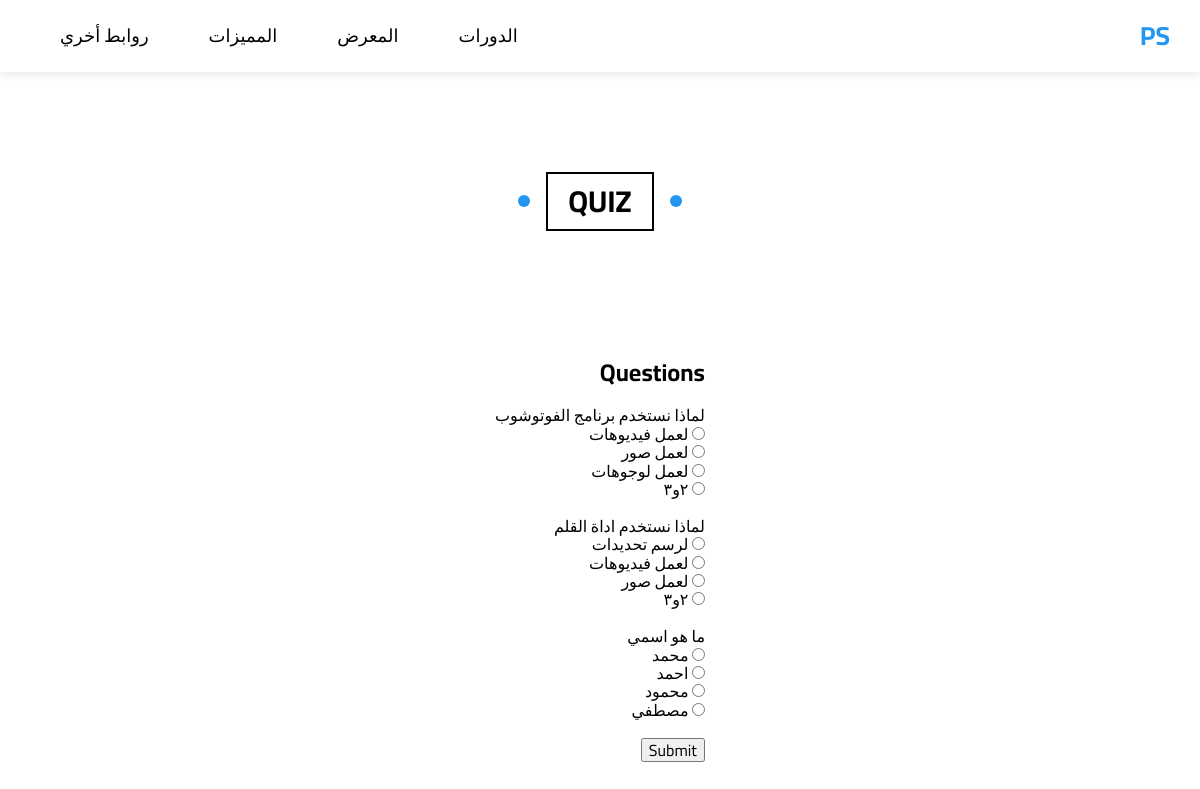
Screenshot of /ar/q1 (signed in) with the database file from the repository.
### UserView/models.py (models this page shows, shortened)
class Question(models.Model):
    q = models.TextField()
    q_option1 = models.CharField(max_length=100)
    q_option2 = models.CharField(max_length=100)
    q_option3 = models.CharField(max_length=100)
    q_option4 = models.CharField(max_length=100)
    correct_answer_q = models.CharField(max_length=100)

### UserView/views.py (the view)
# urls.py: path('q1', views.q1, name='q1'),
@login_required(login_url='login')
def q1(request):
    if request.method == 'POST':
        score = 0
        quiz = Quiz.objects.get(name='q1')
        correct_answers = [question.correct_answer_q for question in quiz.questions.all()]
        for i in range(1, len(correct_answers) + 1):
            question_answer = request.POST.get(f'question{i}')
            if question_answer and question_answer == correct_answers[i - 1]:
                score += 1
        total_questions = len(correct_answers)
        percentage_score = (score / total_questions) * 100
        if percentage_score <= 50:
            return redirect('d11')
        elif 50 < percentage_score < 75:
            User = get_user_model()
            user = User.objects.get(email=request.user.email)
            user.d1 = True
            user.save()
            return redirect('d12')
        else:
            User = get_user_model()
            user = User.objects.get(email=request.user.email)
            user.d1 = True
            user.save()
            return redirect('d13')
    else:
        quiz = Quiz.objects.get(name='q1')
        questions = {}
        for idx, question in enumerate(quiz.questions.all(), start=1):
            options = [
                question.q_option1,
                question.q_option2,
                question.q_option3,
                question.q_option4
            ]
            questions[idx] = {'question': question.q, 'options': options}
        return render(request, 'UserView/quiz.html', {'questions': questions, 'quiz': 'q1'})

### templates/UserView/quiz.html (shortened to what this page needs)
{% extends 'UserView/base.html' %}
{% load static %}
{% block content %}
<div class="articles" id="articles">
  <h2 class="main-title">Quiz</h2>
  <div class="container" style="display: flex; align-items: center; justify-content: center; flex-direction: column; width: 720px; height: 480px;">
    <form method="post" action="{% url quiz %}">
      <h2>Questions</h2>
      {% for question_number, question in questions.items %}
      <label for="question{{ question_number }}">{{ question.question }}</label><br>
      <input type="radio" id="q{{ question_number }}_option1" name="question{{ question_number }}" value="{{ question.options.0 }}">
      <label for="q{{ question_number }}_option1">{{ question.options.0 }}</label><br>
      <input type="radio" id="q{{ question_number }}_option2" name="question{{ question_number }}" value="{{ question.options.1 }}">
      <label for="q{{ question_number }}_option2">{{ question.options.1 }}</label><br>
      <input type="radio" id="q{{ question_number }}_option3" name="question{{ question_number }}" value="{{ question.options.2 }}">
      <label for="q{{ question_number }}_option3">{{ question.options.2 }}</label><br>
      <input type="radio" id="q{{ question_number }}_option4" name="question{{ question_number }}" value="{{ question.options.3 }}">
      <label for="q{{ question_number }}_option4">{{ question.options.3 }}</label><br>
      <br>
      {% endfor %}
      <input type="submit" value="Submit">
    </form>
  </div>
</div>
{% endblock %}

### templates/UserView/base.html (shortened to what this page needs)
<!DOCTYPE html>
<html lang="en">
  {% load static %}
  <head>
    <link rel="stylesheet" href="{% static 'css/normalize.css' %}" />
    <link rel="stylesheet" href="{% static 'css/elzero.css' %}" />
    <link rel="stylesheet" href="{% static 'css/ar.css' %}" />
    <link rel="stylesheet" href="{% static 'css/videos.css' %}">
    <link rel="stylesheet" href="{% static 'css/all.min.css' %}" />
  </head>
  <body>
    <div class="header" id="header">
      <div class="container">
        <a href="/#" class="logo">PS</a>
        <ul class="main-nav">
          <li><a href="/#articles">الدورات</a></li>
          <li><a href="/#gallery">المعرض</a></li>
          <li><a href="/#features">المميزات</a></li>
          <li>
            <a href="#">روابط أخري</a>
          </li>
        </ul>
      </div>
    </div>
    {% block content %}{% endblock %}
  </body>

### static/css/elzero.css (style rules this page uses)
* { -webkit-box-sizing: border-box; -moz-box-sizing: border-box; box-sizing: border-box; }
:root { --main-color: #2196f3; --main-color-alt: #1787e0; --main-transition: 0.3s; --main-padding-top: 100px; --main-padding-bottom: 100px; --section-background: #ececec; }
html { scroll-behavior: smooth; }
body { font-family: "Cairo", sans-serif; }
a { text-decoration: none; }
ul { list-style: none; margin: 0; padding: 0; }
.container { padding-left: 15px; padding-right: 15px; margin-left: auto; margin-right: auto; }
@media (min-width: 768px) { .container { width: 750px; } }
@media (min-width: 992px) { .container { width: 970px; } }
@media (min-width: 1200px) { .container { width: 1170px; } }
.main-title { text-transform: uppercase; margin: 0 auto 80px; border: 2px solid black; padding: 10px 20px; font-size: 30px; width: fit-content; position: relative; z-index: 1; transition: var(--main-transition); }
.main-title::before, .main-title::after { content: ""; width: 12px; height: 12px; background-color: var(--main-color); position: absolute; border-radius: 50%; top: 50%; transform: translateY(-50%); }
.main-title::before { left: -30px; }
.main-title::after { right: -30px; }
.header { background-color: white; position: relative; -webkit-box-shadow: 0 0 10px #ddd; -moz-box-shadow: 0 0 10px #ddd; box-shadow: 0 0 10px #ddd; }
.header .container { display: flex; justify-content: space-between; align-items: center; flex-wrap: wrap; position: relative; }
.header .logo { color: var(--main-color); font-size: 26px; font-weight: bold; height: 72px; display: flex; justify-content: center; align-items: center; }
.header .main-nav { display: flex; }
.header .main-nav > li > a { display: flex; justify-content: center; align-items: center; height: 72px; position: relative; color: black; padding: 0 30px; overflow: hidden; font-size: 18px; transition: var(--main-transition); }
.header .main-nav > li > a::before { content: ""; position: absolute; width: 100%; height: 4px; background-color: var(--main-color); top: 0; left: -100%; transition: var(--main-transition); }
.articles { padding-top: var(--main-padding-top); padding-bottom: var(--main-padding-bottom); position: relative; }
.articles .container { display: grid; grid-template-columns: repeat(auto-fill, minmax(250px, 1fr)); gap: 40px; }

### static/css/ar.css (style rules this page uses)
html { direction: rtl; }

### rows the page displays
Question: question "لماذا نستخدم برنامج الفوتوشوب", options.0 "لعمل فيديوهات", options.1 "لعمل صور", options.2 "لعمل لوجوهات", options.3 "٢و٣"
Question: question "لماذا نستخدم اداة القلم", options.0 "لرسم تحديدات", options.1 "لعمل فيديوهات", options.2 "لعمل صور", options.3 "٢و٣"
Question: question "ما هو اسمي", options.0 "محمد", options.1 "احمد", options.2 "محمود", options.3 "مصطفي"
